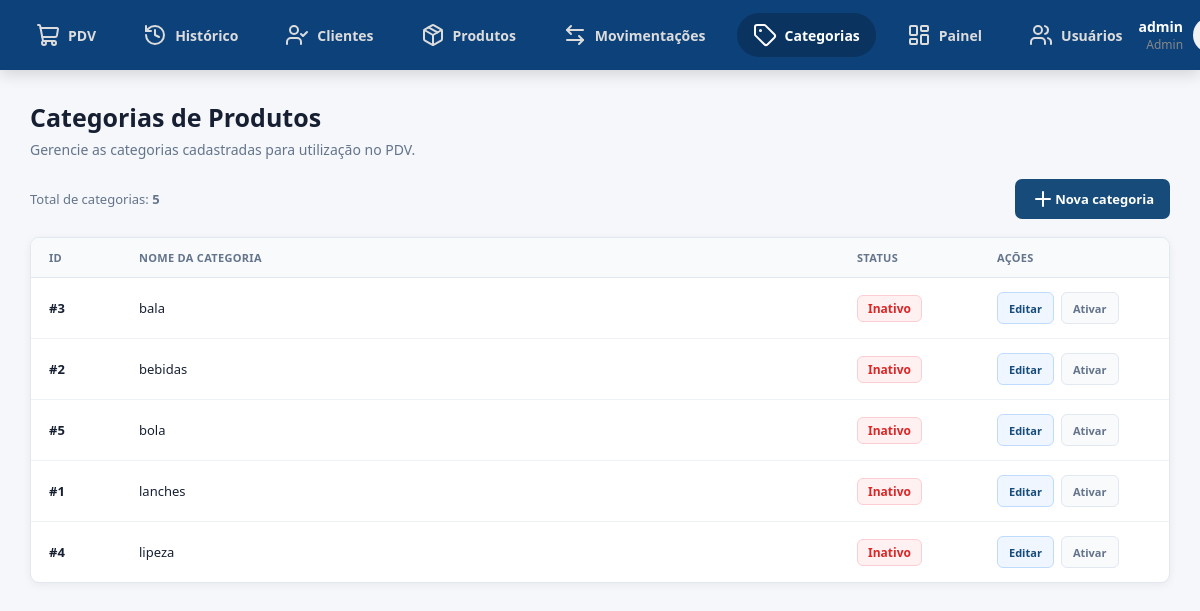
Before: /categorias/ (signed in) with the older database file.
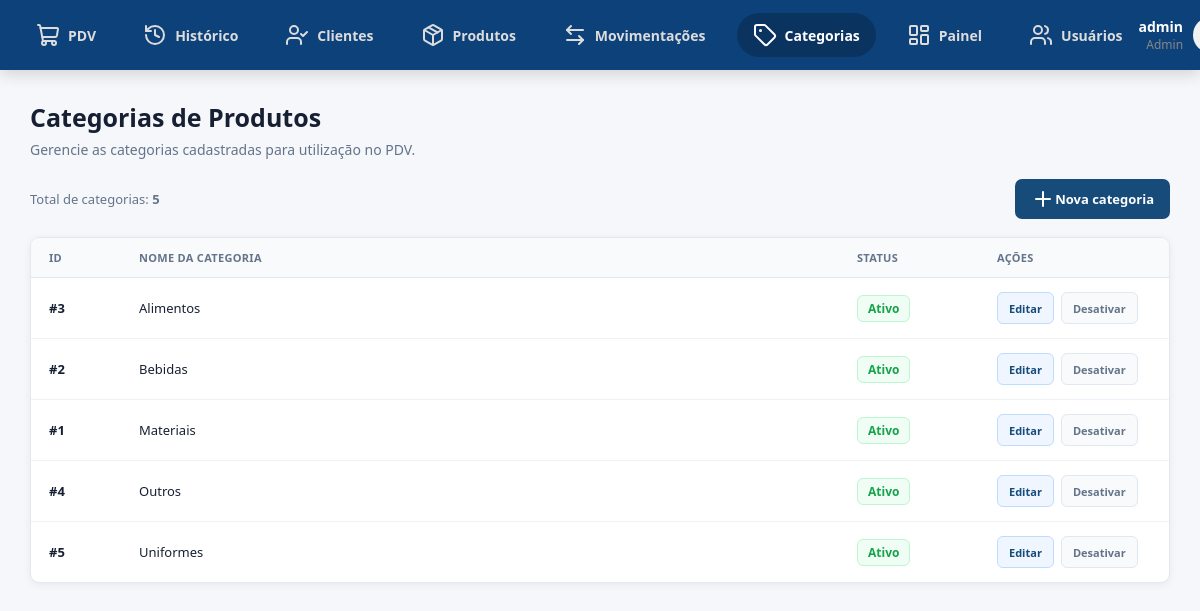
After: the same page with the newer database file.
### app/models/categoria.py (models this page shows)
class Categoria(Base):
    __tablename__ = "categorias"
    id = Column(Integer, primary_key=True, autoincrement=True, index=True)
    nome = Column(String(100), nullable=False, unique=True)
    ativo = Column(Boolean, default=True)
    produtos = relationship("Produto", back_populates="categoria", lazy="select")

### app/controllers/categoria_controller.py (the view)
@router.get("/")
def listar_categorias(
    request: Request,
    db: Session = Depends(get_db),
    admin = Depends(get_admin)
):
    categorias = db.query(Categoria).order_by(Categoria.nome).all()
    return templates.TemplateResponse(
        request,
        "categorias/index.html",
        {
            "request":    request,
            "usuario":    admin,
            "categorias": categorias,
        }
    )

### app/templates/categorias/index.html (shortened to what this page needs)
<!DOCTYPE html>
<html lang="pt-br">
{% extends "base.html" %}
{% block extra_css %}
<link rel="stylesheet" href="/static/categorias-css/index.css">
{% endblock %}
{% block content %}
<main class="categorias-page">
    <div class="titulo-pagina">
        <div>
            <h1>Categorias de Produtos</h1>
            <p>
                Gerencie as categorias cadastradas para utilização no PDV.
            </p>
        </div>
    </div>
    <div class="barra-acoes">
        <div class="contador">
            Total de categorias:
            <strong>{{ categorias|length }}</strong>
        </div>
        {% if usuario and usuario.role == 'admin' %}
        <a href="/categorias/nova" class="btn-novo">
            <i data-lucide="plus"></i>
            <span>Nova categoria</span>
        </a>
        {% endif %}
    </div>
    <div class="container-card">
        <div class="table-responsive">
            <table class="custom-table">
                <thead>
                    <tr>
                        <th style="width: 90px;">ID</th>
                        <th>NOME DA CATEGORIA</th>
                        <th style="width: 140px;">STATUS</th>
                        <th style="width: 190px;">AÇÕES</th>
                    </tr>
                </thead>
                <tbody>
                    {% for c in categorias %}
                    <tr>
                        <td>
                            <strong>#{{ c.id }}</strong>
                        </td>
                        <td>
                            {{ c.nome }}
                        </td>
                        <td>
                            {% if c.ativo %}
                            <span class="badge badge-ativo">
                                Ativo
                            </span>
                            {% else %}
                            <span class="badge badge-inativo">
                                Inativo
                            </span>
                            {% endif %}
                        </td>
                        <td>
                            {% if usuario and usuario.role == 'admin' %}
                            <div class="actions-cell">
                                <a
                                    href="/categorias/{{ c.id }}/editar"
                                    class="link-action"
                                >
                                    Editar
                                </a>
                                <form
                                    action="/categorias/{{ c.id }}/toggle-ativo"
                                    method="post"
                                    style="display: inline;"
                                    onsubmit="return confirm('Deseja {% if c.ativo %}desativar{% else %}ativar{% endif %} a categoria {{ c.nome }}?')"
                                >
                                    <button
                                        type="submit"
                                        class="btn-inline"
                                    >
                                        {{ "Desativar" if c.ativo else "Ativar" }}
                                    </button>
                                </form>
                            </div>
                            {% else %}
                            <span class="sem-permissao">
                                Sem permissão
                            </span>
                            {% endif %}
                        </td>
                    </tr>
                    {% endfor %}
                </tbody>
            </table>
        </div>
    </div>
</main>
{% endblock %}

Changed rows visible on the page:
changed Categoria id 3: nome "bala" → "Alimentos"; ativo "Ativar" → "Desativar"; ativo "Inativo" → "Ativo"
changed Categoria id 2: nome "bebidas" → "Bebidas"; ativo "Ativar" → "Desativar"; ativo "Inativo" → "Ativo"
changed Categoria id 1: nome "lanches" → "Materiais"; ativo "Ativar" → "Desativar"; ativo "Inativo" → "Ativo"
changed Categoria id 4: nome "lipeza" → "Outros"; ativo "Ativar" → "Desativar"; ativo "Inativo" → "Ativo"
changed Categoria id 5: nome "bola" → "Uniformes"; ativo "Ativar" → "Desativar"; ativo "Inativo" → "Ativo"; moves down the list
